Frame 1 (no input): blank canvas, image omitted
Frame 60 (no input): blank canvas, image omitted
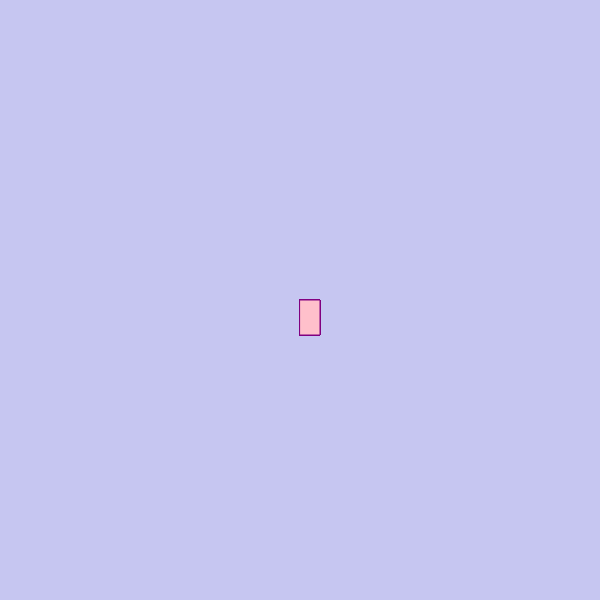
Frame 120 (the mouse pressed at the canvas centre since frame 60)

The p5.js sketch whose frames 1 and 60 were blank and that drew this single picture after the mouse press (run headless with seeded random() and noise() and a simulated clock; from frame 60 on, the mouse is pressed at the canvas centre):

// p5.js sketch
// ── sketch.js
function setup() {
  createCanvas(600, 600);
   background("rgb(198,198,241)");
}


function draw() {
  
  stroke ("purple");
  fill ("pink ");
 
  
  // console.log(mouseIsPressed);
  
  if (mouseIsPressed){
    rect(mouseX, mouseY, 20, 35);
  }
}
